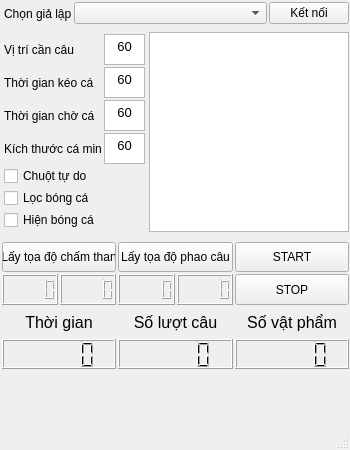
<?xml version="1.0" encoding="UTF-8"?>
<ui version="4.0">
 <class>MainWindow</class>
 <widget class="QMainWindow" name="MainWindow">
  <property name="geometry">
   <rect>
    <x>0</x>
    <y>0</y>
    <width>350</width>
    <height>450</height>
   </rect>
  </property>
  <property name="minimumSize">
   <size>
    <width>350</width>
    <height>450</height>
   </size>
  </property>
  <property name="maximumSize">
   <size>
    <width>350</width>
    <height>450</height>
   </size>
  </property>
  <property name="windowTitle">
   <string>Auto Fishing</string>
  </property>
  <widget class="QWidget" name="centralwidget">
   <widget class="QWidget" name="horizontalLayoutWidget_2">
    <property name="geometry">
     <rect>
      <x>0</x>
      <y>0</y>
      <width>351</width>
      <height>27</height>
     </rect>
    </property>
    <layout class="QHBoxLayout" name="row1" stretch="1,3,1">
     <property name="spacing">
      <number>2</number>
     </property>
     <property name="leftMargin">
      <number>4</number>
     </property>
     <property name="topMargin">
      <number>2</number>
     </property>
     <property name="rightMargin">
      <number>2</number>
     </property>
     <property name="bottomMargin">
      <number>2</number>
     </property>
     <item>
      <widget class="QLabel" name="lblChooseEmulator">
       <property name="text">
        <string>Chọn giả lập</string>
       </property>
      </widget>
     </item>
     <item>
      <widget class="QComboBox" name="listEmulator"/>
     </item>
     <item>
      <widget class="QPushButton" name="btnConnectEmulator">
       <property name="text">
        <string>Kết nối</string>
       </property>
      </widget>
     </item>
    </layout>
   </widget>
   <widget class="QWidget" name="horizontalLayoutWidget_3">
    <property name="geometry">
     <rect>
      <x>0</x>
      <y>30</y>
      <width>351</width>
      <height>204</height>
     </rect>
    </property>
    <layout class="QHBoxLayout" name="row2">
     <property name="spacing">
      <number>2</number>
     </property>
     <property name="leftMargin">
      <number>2</number>
     </property>
     <property name="topMargin">
      <number>2</number>
     </property>
     <property name="rightMargin">
      <number>2</number>
     </property>
     <property name="bottomMargin">
      <number>2</number>
     </property>
     <item>
      <layout class="QGridLayout" name="col2_1" rowstretch="0,0,0,0,0,0,0,0,0,0,0,0" columnstretch="6,4">
       <property name="leftMargin">
        <number>2</number>
       </property>
       <property name="topMargin">
        <number>2</number>
       </property>
       <property name="rightMargin">
        <number>2</number>
       </property>
       <property name="bottomMargin">
        <number>2</number>
       </property>
       <property name="spacing">
        <number>2</number>
       </property>
       <item row="4" column="1">
        <widget class="QTextEdit" name="txtMinFishSize">
         <property name="sizePolicy">
          <sizepolicy hsizetype="Ignored" vsizetype="Ignored">
           <horstretch>0</horstretch>
           <verstretch>0</verstretch>
          </sizepolicy>
         </property>
         <property name="html">
          <string>&lt;!DOCTYPE HTML PUBLIC &quot;-//W3C//DTD HTML 4.0//EN&quot; &quot;http://www.w3.org/TR/REC-html40/strict.dtd&quot;&gt;
&lt;html&gt;&lt;head&gt;&lt;meta name=&quot;qrichtext&quot; content=&quot;1&quot; /&gt;&lt;style type=&quot;text/css&quot;&gt;
p, li { white-space: pre-wrap; }
&lt;/style&gt;&lt;/head&gt;&lt;body style=&quot; font-family:'MS Shell Dlg 2'; font-size:8.25pt; font-weight:400; font-style:normal;&quot;&gt;
&lt;p align=&quot;center&quot; style=&quot; margin-top:0px; margin-bottom:0px; margin-left:0px; margin-right:0px; -qt-block-indent:0; text-indent:0px;&quot;&gt;&lt;span style=&quot; font-size:10pt;&quot;&gt;60&lt;/span&gt;&lt;/p&gt;&lt;/body&gt;&lt;/html&gt;</string>
         </property>
        </widget>
       </item>
       <item row="4" column="0">
        <widget class="QLabel" name="lblMinFishSize">
         <property name="text">
          <string>Kích thước cá min</string>
         </property>
        </widget>
       </item>
       <item row="6" column="0">
        <widget class="QCheckBox" name="cbFreeMouse">
         <property name="text">
          <string>Chuột tự do</string>
         </property>
        </widget>
       </item>
       <item row="11" column="0">
        <widget class="QCheckBox" name="cbShowFish">
         <property name="text">
          <string>Hiện bóng cá</string>
         </property>
        </widget>
       </item>
       <item row="9" column="0">
        <widget class="QCheckBox" name="cbFishDetection">
         <property name="text">
          <string>Lọc bóng cá</string>
         </property>
        </widget>
       </item>
       <item row="3" column="0">
        <widget class="QLabel" name="lblTimeWaitMark">
         <property name="text">
          <string>Thời gian chờ cá</string>
         </property>
        </widget>
       </item>
       <item row="2" column="0">
        <widget class="QLabel" name="lblTimePullingFish">
         <property name="text">
          <string>Thời gian kéo cá</string>
         </property>
        </widget>
       </item>
       <item row="3" column="1">
        <widget class="QTextEdit" name="txtWaitingFishTime">
         <property name="sizePolicy">
          <sizepolicy hsizetype="Ignored" vsizetype="Ignored">
           <horstretch>0</horstretch>
           <verstretch>0</verstretch>
          </sizepolicy>
         </property>
         <property name="html">
          <string>&lt;!DOCTYPE HTML PUBLIC &quot;-//W3C//DTD HTML 4.0//EN&quot; &quot;http://www.w3.org/TR/REC-html40/strict.dtd&quot;&gt;
&lt;html&gt;&lt;head&gt;&lt;meta name=&quot;qrichtext&quot; content=&quot;1&quot; /&gt;&lt;style type=&quot;text/css&quot;&gt;
p, li { white-space: pre-wrap; }
&lt;/style&gt;&lt;/head&gt;&lt;body style=&quot; font-family:'MS Shell Dlg 2'; font-size:8.25pt; font-weight:400; font-style:normal;&quot;&gt;
&lt;p align=&quot;center&quot; style=&quot; margin-top:0px; margin-bottom:0px; margin-left:0px; margin-right:0px; -qt-block-indent:0; text-indent:0px;&quot;&gt;&lt;span style=&quot; font-size:10pt;&quot;&gt;60&lt;/span&gt;&lt;/p&gt;&lt;/body&gt;&lt;/html&gt;</string>
         </property>
        </widget>
       </item>
       <item row="2" column="1">
        <widget class="QTextEdit" name="txtPullingFishTime">
         <property name="sizePolicy">
          <sizepolicy hsizetype="Ignored" vsizetype="Ignored">
           <horstretch>0</horstretch>
           <verstretch>0</verstretch>
          </sizepolicy>
         </property>
         <property name="html">
          <string>&lt;!DOCTYPE HTML PUBLIC &quot;-//W3C//DTD HTML 4.0//EN&quot; &quot;http://www.w3.org/TR/REC-html40/strict.dtd&quot;&gt;
&lt;html&gt;&lt;head&gt;&lt;meta name=&quot;qrichtext&quot; content=&quot;1&quot; /&gt;&lt;style type=&quot;text/css&quot;&gt;
p, li { white-space: pre-wrap; }
&lt;/style&gt;&lt;/head&gt;&lt;body style=&quot; font-family:'MS Shell Dlg 2'; font-size:8.25pt; font-weight:400; font-style:normal;&quot;&gt;
&lt;p align=&quot;center&quot; style=&quot; margin-top:0px; margin-bottom:0px; margin-left:0px; margin-right:0px; -qt-block-indent:0; text-indent:0px;&quot;&gt;&lt;span style=&quot; font-size:10pt;&quot;&gt;60&lt;/span&gt;&lt;/p&gt;&lt;/body&gt;&lt;/html&gt;</string>
         </property>
        </widget>
       </item>
       <item row="1" column="0">
        <widget class="QLabel" name="lblRodPosition">
         <property name="text">
          <string>Vị trí cần câu</string>
         </property>
        </widget>
       </item>
       <item row="1" column="1">
        <widget class="QTextEdit" name="txtFishingRodPosition">
         <property name="sizePolicy">
          <sizepolicy hsizetype="Ignored" vsizetype="Ignored">
           <horstretch>0</horstretch>
           <verstretch>0</verstretch>
          </sizepolicy>
         </property>
         <property name="html">
          <string>&lt;!DOCTYPE HTML PUBLIC &quot;-//W3C//DTD HTML 4.0//EN&quot; &quot;http://www.w3.org/TR/REC-html40/strict.dtd&quot;&gt;
&lt;html&gt;&lt;head&gt;&lt;meta name=&quot;qrichtext&quot; content=&quot;1&quot; /&gt;&lt;style type=&quot;text/css&quot;&gt;
p, li { white-space: pre-wrap; }
&lt;/style&gt;&lt;/head&gt;&lt;body style=&quot; font-family:'MS Shell Dlg 2'; font-size:8.25pt; font-weight:400; font-style:normal;&quot;&gt;
&lt;p align=&quot;center&quot; style=&quot; margin-top:0px; margin-bottom:0px; margin-left:0px; margin-right:0px; -qt-block-indent:0; text-indent:0px;&quot;&gt;&lt;span style=&quot; font-size:10pt;&quot;&gt;60&lt;/span&gt;&lt;/p&gt;&lt;/body&gt;&lt;/html&gt;</string>
         </property>
        </widget>
       </item>
      </layout>
     </item>
     <item>
      <widget class="QGraphicsView" name="viewShadowFish">
       <property name="minimumSize">
        <size>
         <width>200</width>
         <height>200</height>
        </size>
       </property>
       <property name="maximumSize">
        <size>
         <width>200</width>
         <height>200</height>
        </size>
       </property>
      </widget>
     </item>
    </layout>
   </widget>
   <widget class="QWidget" name="gridLayoutWidget">
    <property name="geometry">
     <rect>
      <x>0</x>
      <y>240</y>
      <width>351</width>
      <height>131</height>
     </rect>
    </property>
    <layout class="QGridLayout" name="row3" rowstretch="0,0,0,0">
     <property name="leftMargin">
      <number>2</number>
     </property>
     <property name="topMargin">
      <number>2</number>
     </property>
     <property name="rightMargin">
      <number>2</number>
     </property>
     <property name="bottomMargin">
      <number>2</number>
     </property>
     <property name="spacing">
      <number>2</number>
     </property>
     <item row="0" column="0">
      <widget class="QPushButton" name="btnGetMarkPosition">
       <property name="sizePolicy">
        <sizepolicy hsizetype="Ignored" vsizetype="Ignored">
         <horstretch>0</horstretch>
         <verstretch>0</verstretch>
        </sizepolicy>
       </property>
       <property name="text">
        <string>Lấy tọa độ chấm than</string>
       </property>
      </widget>
     </item>
     <item row="2" column="0">
      <widget class="QLabel" name="lblTime">
       <property name="sizePolicy">
        <sizepolicy hsizetype="Ignored" vsizetype="Ignored">
         <horstretch>0</horstretch>
         <verstretch>0</verstretch>
        </sizepolicy>
       </property>
       <property name="font">
        <font>
         <pointsize>12</pointsize>
        </font>
       </property>
       <property name="text">
        <string>Thời gian</string>
       </property>
       <property name="textFormat">
        <enum>Qt::AutoText</enum>
       </property>
       <property name="alignment">
        <set>Qt::AlignCenter</set>
       </property>
      </widget>
     </item>
     <item row="1" column="1">
      <layout class="QHBoxLayout" name="col3_2">
       <property name="spacing">
        <number>2</number>
       </property>
       <item>
        <widget class="QLCDNumber" name="lcdRodX">
         <property name="sizePolicy">
          <sizepolicy hsizetype="Ignored" vsizetype="Ignored">
           <horstretch>0</horstretch>
           <verstretch>0</verstretch>
          </sizepolicy>
         </property>
        </widget>
       </item>
       <item>
        <widget class="QLCDNumber" name="lcdRodY">
         <property name="sizePolicy">
          <sizepolicy hsizetype="Ignored" vsizetype="Ignored">
           <horstretch>0</horstretch>
           <verstretch>0</verstretch>
          </sizepolicy>
         </property>
        </widget>
       </item>
      </layout>
     </item>
     <item row="1" column="0">
      <layout class="QHBoxLayout" name="col3_1">
       <property name="spacing">
        <number>2</number>
       </property>
       <property name="leftMargin">
        <number>0</number>
       </property>
       <property name="topMargin">
        <number>0</number>
       </property>
       <property name="rightMargin">
        <number>0</number>
       </property>
       <property name="bottomMargin">
        <number>0</number>
       </property>
       <item>
        <widget class="QLCDNumber" name="lcdMarkX">
         <property name="sizePolicy">
          <sizepolicy hsizetype="Ignored" vsizetype="Ignored">
           <horstretch>0</horstretch>
           <verstretch>0</verstretch>
          </sizepolicy>
         </property>
        </widget>
       </item>
       <item>
        <widget class="QLCDNumber" name="lcdMarkY">
         <property name="sizePolicy">
          <sizepolicy hsizetype="Ignored" vsizetype="Ignored">
           <horstretch>0</horstretch>
           <verstretch>0</verstretch>
          </sizepolicy>
         </property>
        </widget>
       </item>
      </layout>
     </item>
     <item row="0" column="1">
      <widget class="QPushButton" name="btnGetBobberPosition">
       <property name="sizePolicy">
        <sizepolicy hsizetype="Ignored" vsizetype="Ignored">
         <horstretch>0</horstretch>
         <verstretch>0</verstretch>
        </sizepolicy>
       </property>
       <property name="text">
        <string>Lấy tọa độ phao câu</string>
       </property>
      </widget>
     </item>
     <item row="2" column="1">
      <widget class="QLabel" name="lblNumFishing">
       <property name="sizePolicy">
        <sizepolicy hsizetype="Ignored" vsizetype="Ignored">
         <horstretch>0</horstretch>
         <verstretch>0</verstretch>
        </sizepolicy>
       </property>
       <property name="font">
        <font>
         <pointsize>12</pointsize>
        </font>
       </property>
       <property name="text">
        <string>Số lượt câu</string>
       </property>
       <property name="alignment">
        <set>Qt::AlignCenter</set>
       </property>
      </widget>
     </item>
     <item row="2" column="2">
      <widget class="QLabel" name="lblNumFish">
       <property name="sizePolicy">
        <sizepolicy hsizetype="Ignored" vsizetype="Ignored">
         <horstretch>0</horstretch>
         <verstretch>0</verstretch>
        </sizepolicy>
       </property>
       <property name="font">
        <font>
         <pointsize>12</pointsize>
        </font>
       </property>
       <property name="text">
        <string>Số vật phẩm</string>
       </property>
       <property name="alignment">
        <set>Qt::AlignCenter</set>
       </property>
      </widget>
     </item>
     <item row="0" column="2">
      <widget class="QPushButton" name="btnStartFishing">
       <property name="sizePolicy">
        <sizepolicy hsizetype="Ignored" vsizetype="Ignored">
         <horstretch>0</horstretch>
         <verstretch>0</verstretch>
        </sizepolicy>
       </property>
       <property name="text">
        <string>START</string>
       </property>
      </widget>
     </item>
     <item row="1" column="2">
      <widget class="QPushButton" name="btnStopFishing">
       <property name="sizePolicy">
        <sizepolicy hsizetype="Ignored" vsizetype="Ignored">
         <horstretch>0</horstretch>
         <verstretch>0</verstretch>
        </sizepolicy>
       </property>
       <property name="text">
        <string>STOP</string>
       </property>
      </widget>
     </item>
     <item row="3" column="0">
      <widget class="QLCDNumber" name="lcdTime">
       <property name="sizePolicy">
        <sizepolicy hsizetype="Ignored" vsizetype="Ignored">
         <horstretch>0</horstretch>
         <verstretch>0</verstretch>
        </sizepolicy>
       </property>
      </widget>
     </item>
     <item row="3" column="1">
      <widget class="QLCDNumber" name="lcdNumFishing">
       <property name="sizePolicy">
        <sizepolicy hsizetype="Ignored" vsizetype="Ignored">
         <horstretch>0</horstretch>
         <verstretch>0</verstretch>
        </sizepolicy>
       </property>
      </widget>
     </item>
     <item row="3" column="2">
      <widget class="QLCDNumber" name="lcdNumFish">
       <property name="sizePolicy">
        <sizepolicy hsizetype="Ignored" vsizetype="Ignored">
         <horstretch>0</horstretch>
         <verstretch>0</verstretch>
        </sizepolicy>
       </property>
      </widget>
     </item>
    </layout>
   </widget>
  </widget>
  <widget class="QMenuBar" name="menubar">
   <property name="geometry">
    <rect>
     <x>0</x>
     <y>0</y>
     <width>350</width>
     <height>21</height>
    </rect>
   </property>
  </widget>
  <widget class="QStatusBar" name="statusbar"/>
 </widget>
 <resources/>
 <connections/>
</ui>
